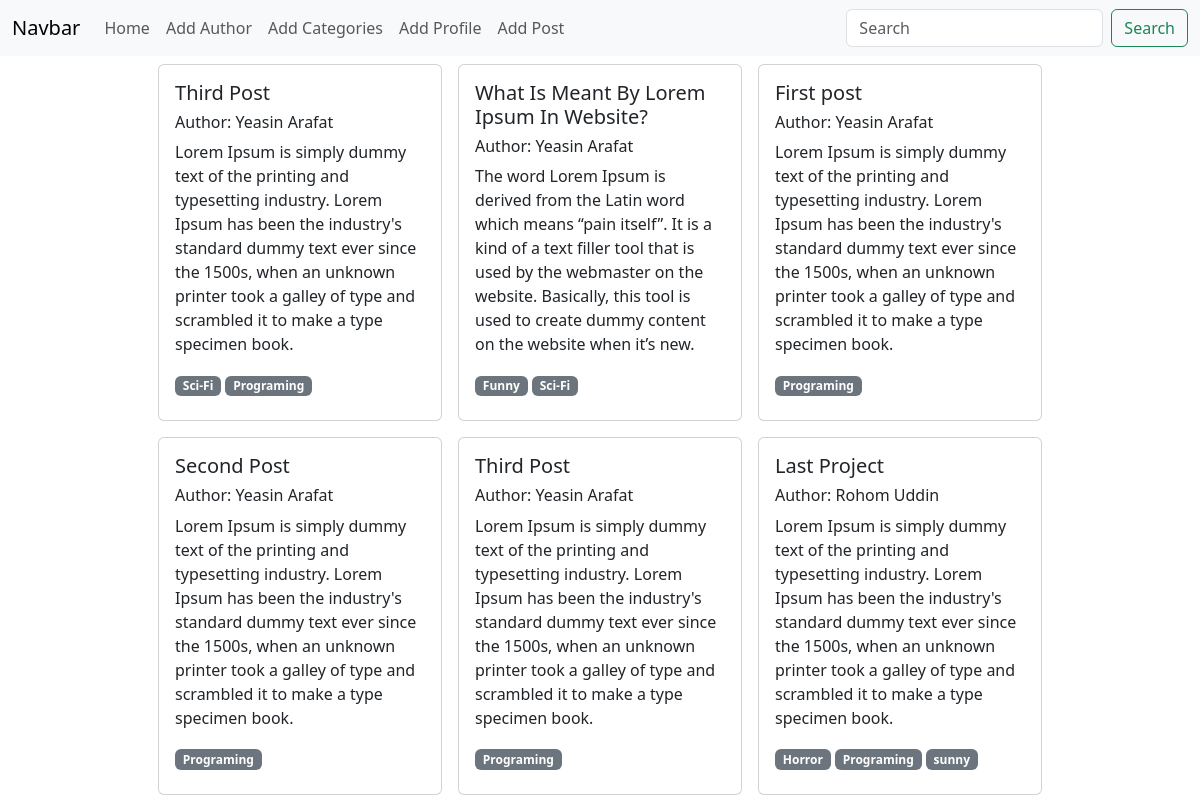
The page / on the database its author committed.
### posts/models.py (models this page shows, shortened)
class Post(models.Model) :
    title = models.CharField(max_length = 100)
    content = models.TextField()
    category  = models.ManyToManyField(Category) # many to many relations : ekti post multiple category er hote pare ebong multiple post ekti category er hote pare
    author = models.ForeignKey(Author, on_delete = models.CASCADE)# one to many relations: 1 ti post er 1 jon er author hote pare ebong onak gulo post er ekjon e author thakte pare

### author/models.py (models this page shows, shortened)
class Author(models.Model) :
    name = models.CharField(max_length = 100)
    bio = models.TextField()
    phone_number = models.CharField(max_length = 12)

### categories/models.py (models this page shows, shortened)
class Category(models.Model) :
    name = models.CharField(max_length = 100)

### blog_project/views.py (the view)
# urls.py: 2. Add a URL to urlpatterns:  path('', views.home, name='home')
def home (request):
    data = Post.objects.all()
    return render(request, 'home.html', {'data':data})

### templates/home.html (shortened to what this page needs)
{% extends 'base.html' %} {% block content %}
<div class="d-flex flex-wrap justify-content-center w-75 m-auto">
    {% for i in data %}
    <div class="col-sm-4 p-2 mb-3 mb-sm-0">
        <div class="card">
            <div class="card-body">
                <h5 class="card-title">{{i.title}}</h5>
                <h6 class="fw-light">Author: {{i.author.name}}</h6>
                <p class="card-text">{{i.content}}</p>
                {% for j in i.category.all %}
                <span class="badge bg-secondary">{{j.name}}</span> {% endfor %}
            </div>
        </div>
    </div>
    {% endfor%}
</div>
{% endblock %}

### templates/base.html (shortened to what this page needs)
<!doctype html>
<html lang="en">
<head>
    <link href="https://cdn.jsdelivr.net/npm/bootstrap@5.3.2/dist/css/bootstrap.min.css" rel="stylesheet">
</head>
<body>
    <nav class="navbar navbar-expand-lg bg-body-tertiary">
        <div class="container-fluid">
            <a class="navbar-brand" href="#">Navbar</a>
            <div class="collapse navbar-collapse" id="navbarSupportedContent">
                <ul class="navbar-nav me-auto mb-2 mb-lg-0">
                    <li class="nav-item">
                        <a class="nav-link" aria-current="page" href="{% url 'homePage' %}">Home</a>
                    </li>
                    <li class="nav-item">
                        <a class="nav-link" aria-current="page" href="{% url 'add_author' %}">Add Author</a>
                    </li>
                    <li class="nav-item">
                        <a class="nav-link" aria-current="page" href="{% url 'add_category' %}">Add Categories</a>
                    </li>
                    <li class="nav-item">
                        <a class="nav-link" aria-current="page" href="{% url 'add_profile' %}">Add Profile</a>
                    </li>
                    <li class="nav-item">
                        <a class="nav-link" aria-current="page" href="{% url 'add_post' %}">Add Post</a>
                    </li>
                </ul>
                <form class="d-flex" role="search">
                    <input class="form-control me-2" type="search" placeholder="Search" aria-label="Search">
                    <button class="btn btn-outline-success" type="submit">Search</button>
                </form>
            </div>
        </div>
    </nav>
    {% block content %} {% endblock %}
</body>
</html>

### rows shown on the page
Post: title "Third Post", author.name "Yeasin Arafat", content "Lorem Ipsum is simply dummy text of the printing and typesetting industry. Lorem Ipsum has been the industry's standard dummy text ever since the 1500s, when an unknown printer took a galley of type and scrambled it to make a type specimen book."
Category: name "Sci-Fi"
Category: name "Programing"
Post: title "What Is Meant By Lorem Ipsum In Website?", author.name "Yeasin Arafat", content "The word Lorem Ipsum is derived from the Latin word which means “pain itself”. It is a kind of a text filler tool that is used by the webmaster on the website. Basically, this tool is used to create dummy content on the website when it’s new."
Category: name "Funny"
Post: title "First post", author.name "Yeasin Arafat", content "Lorem Ipsum is simply dummy text of the printing and typesetting industry. Lorem Ipsum has been the industry's standard dummy text ever since the 1500s, when an unknown printer took a galley of type and scrambled it to make a type specimen book."
Post: title "Second Post", author.name "Yeasin Arafat", content "Lorem Ipsum is simply dummy text of the printing and typesetting industry. Lorem Ipsum has been the industry's standard dummy text ever since the 1500s, when an unknown printer took a galley of type and scrambled it to make a type specimen book."
Post: title "Third Post", author.name "Yeasin Arafat", content "Lorem Ipsum is simply dummy text of the printing and typesetting industry. Lorem Ipsum has been the industry's standard dummy text ever since the 1500s, when an unknown printer took a galley of type and scrambled it to make a type specimen book."
Post: title "Last Project", author.name "Rohom Uddin", content "Lorem Ipsum is simply dummy text of the printing and typesetting industry. Lorem Ipsum has been the industry's standard dummy text ever since the 1500s, when an unknown printer took a galley of type and scrambled it to make a type specimen book."
Category: name "Horror"
Category: name "sunny"
